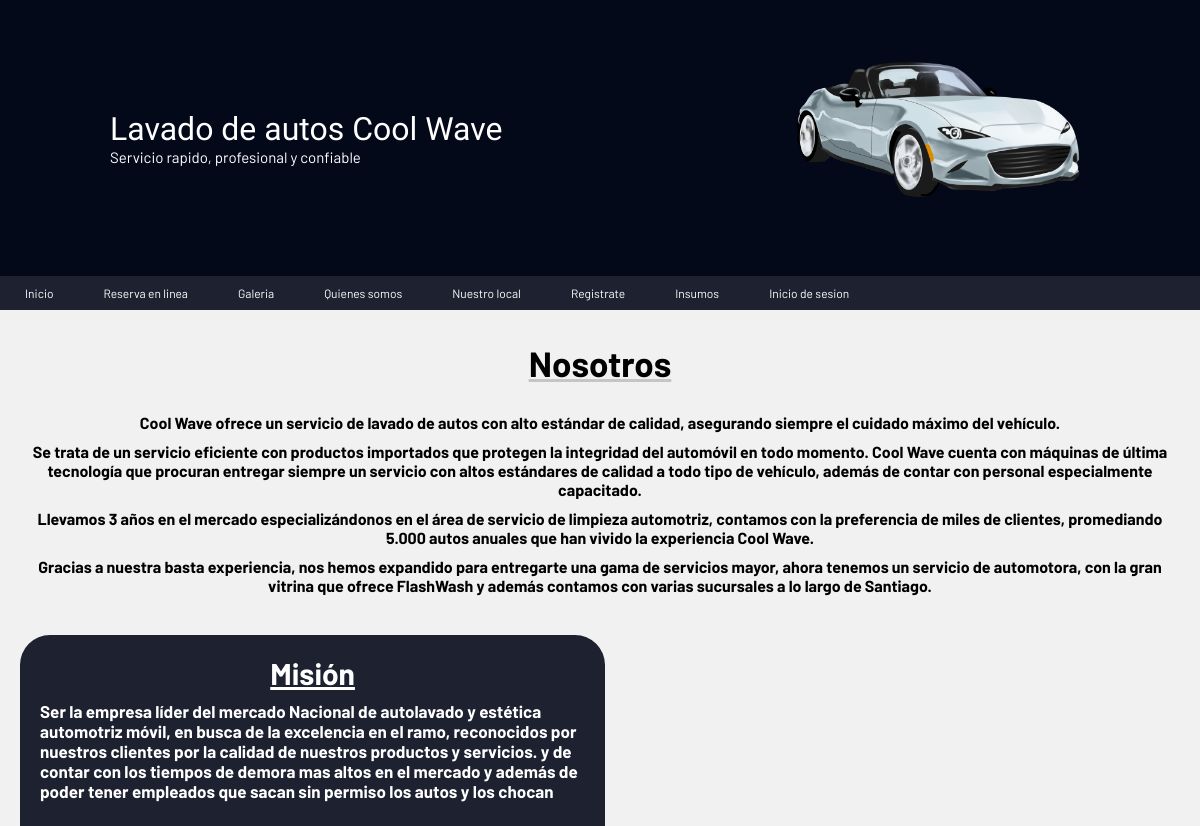
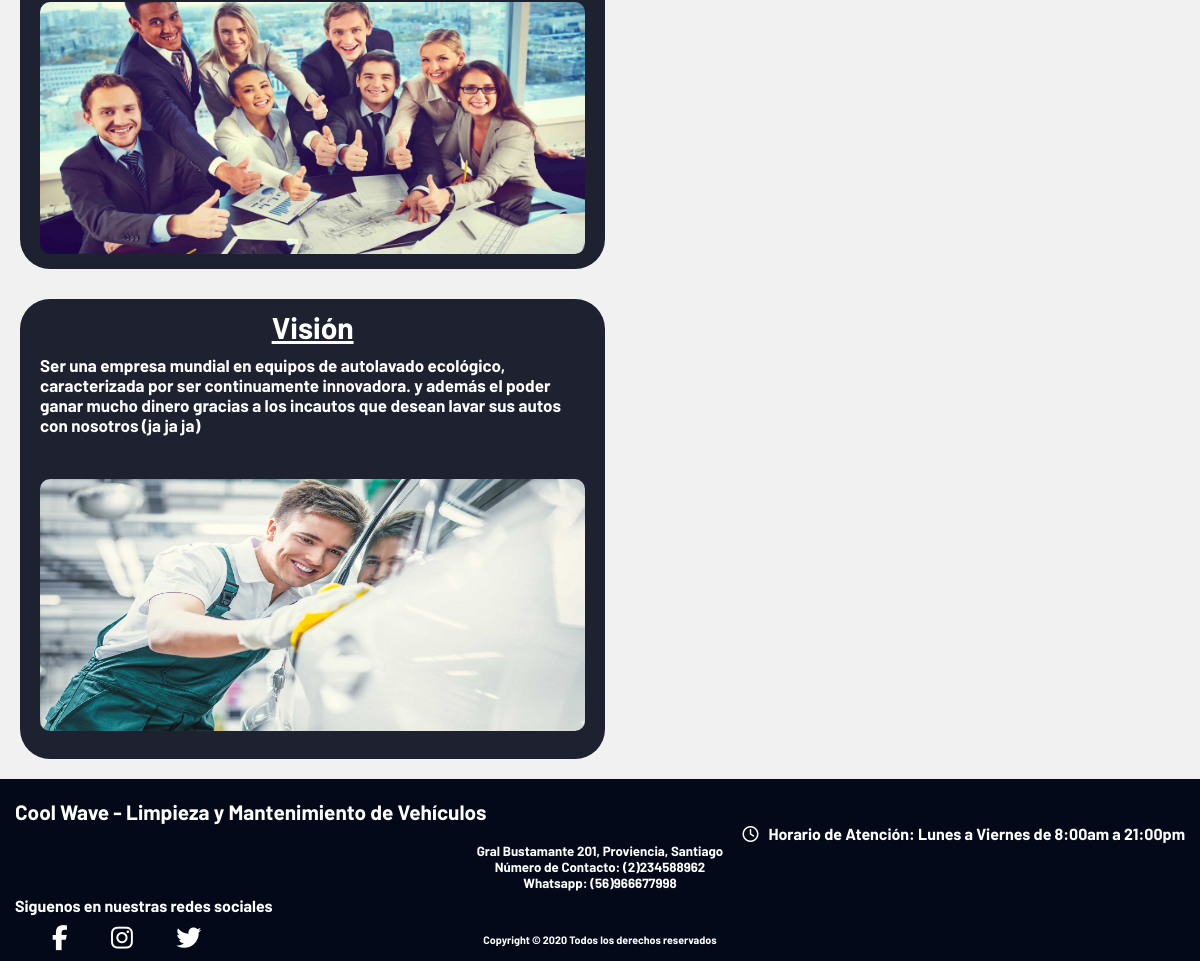
/quienes/, run on the app's committed database (2 pictures, top to bottom).
### myCar/models.py (models this page shows, shortened)
class MisionyVision(models.Model):
    ident = models.CharField(max_length=15,primary_key=True)
    mision = models.TextField()
    vision = models.TextField()

### myCar/views.py (the view)
# urls.py: path('quienes/',quien,name='QUIEN'),
def quien(request):
    myv= MisionyVision.objects.all()
    return render(request,'quienes.html',{'myv':myv})

### myCar/templates/quienes.html
{% extends "base.html" %}
{% load static %}
{% block estilos %}
<link rel="stylesheet" href="{% static 'estilo/estilo_quie_somos.css' %}">
{% endblock estilos %}
{% block contenido %}
    <div class="contenido">
        <div class="informacion">
            <h2>Nosotros</h2>
            <h4>Cool Wave ofrece un servicio de lavado de autos con alto estándar de calidad, asegurando siempre el cuidado máximo del vehículo.</h4>
            <h4>Se trata de un servicio eficiente con productos importados que protegen la integridad del automóvil en todo momento. Cool Wave cuenta con máquinas de última tecnología que procuran entregar siempre un servicio con altos estándares de calidad a todo tipo de vehículo, además de contar con personal especialmente capacitado.</h4>
            <h4>Llevamos 3 años en el mercado especializándonos en el área de servicio de limpieza automotriz, contamos con la preferencia de miles de clientes, promediando 5.000 autos anuales que han vivido la experiencia Cool Wave.</h4>
            <h4>Gracias a nuestra basta experiencia, nos hemos expandido para entregarte una gama de servicios mayor, ahora tenemos un servicio de automotora, con la gran vitrina que ofrece FlashWash y además contamos con varias sucursales a lo largo de Santiago.</h4>
        </div>
        {% for item in myv %}
        <div class="mision">
            <h2>Misión</h2>
            <h4>{{item.mision}}</h4>
            <img src="{% static 'img/vision y mision/mision.jpg' %}" alt="">
        </div>
        <div class="vision">
            <h2>Visión</h2>
            <h4>{{item.vision}}</h4>
            <img src="{% static 'img/vision y mision/vision.jpg' %}" alt="">
        </div>
        {% endfor %}
    </div>
 {% endblock contenido %}

### myCar/templates/base.html (shortened to what this page needs)
{% load static %}
<!DOCTYPE html>
<html lang="es">
<head>
    {% block estilos %}
    {% endblock estilos %}
    <link rel="stylesheet" href="fontawesome-free-5.14.0-web/css/all.css">
</head>
<body>
    <div class="subtitulo">
        <div class="titulo">
            <a href="index.html">Lavado de autos Cool Wave</a>
            <img src="{% static 'img/—Pngtree—light blue luxury fashion sports_4484917.png' %}" alt="">
        </div>
        <p>Servicio rapido, profesional y confiable</p>
    </div>
    <div class="navbar">
        <a href="{% url 'INDEX' %}">Inicio</a>
        <a href="">Reserva en linea</a>
        <a href="{% url 'GALE' %}">Galeria</a>
        <a href="{% url 'QUIEN' %}">Quienes somos</a>
        <a href="">Nuestro local</a>
        <a href="{% url 'REGISTRO' %}">Registrate</a>
        <a href="{% url 'INSUMOS' %}">Insumos</a>
        {% if user.is_authenticated %}
            <a href="">Bienvenido {{user.first_name}} {{user.last_name}}</a>
            <a href="{% url 'LOGOUT' %}">Cerrar sesion</a>
        {% else %}
            <a href="{% url 'LOGIN' %}">Inicio de sesion</a>
        {% endif %}
    </div>
    {% block contenido %}
    {% endblock contenido %}
    <div>
      <div class="footer">
        <h3>Cool Wave - Limpieza y Mantenimiento de Vehículos</h3>
        <h4><i class="far fa-clock"></i>Horario de Atención: Lunes a Viernes de 8:00am a 21:00pm</h4>
        <h5>Gral Bustamante 201, Proviencia, Santiago</h5>
        <h5>Número de Contacto: (2)234588962</h5>
        <h5>Whatsapp: (56)966677998</h5>
        <h2>Siguenos en nuestras redes sociales</h2>
        <h1><a class="icon" href="#"><span class="fab fa-facebook-f"></span></a>
        <a class="icon" href="#"><span class="fab fa-instagram"></span></a>
        <a class="icon" href="#"><span class="fab fa-twitter"></span></a>
        <h6>Copyright © 2020 Todos los derechos reservados</h6>
      </div>
    </div>
</body>
</html>

### myCar/static/estilo/estilo_quie_somos.css (style rules this page uses)
* { margin: 0; padding: 0; }
.titulo a { text-decoration: none; color: white; font-size: 50px; font-family: 'Courgette', cursive; }
.titulo img { float: right; width: 300px; height: 300px; margin-top: -180px; }
.subtitulo { text-align: left; padding: 110px; background-color: rgb(4, 9, 26); color: white; text-decoration: none; font-family: 'Barlow', sans-serif; font-size: 20px; }
.navbar { background-color: rgb(29, 33, 48); display: flex; font-family: 'Barlow', sans-serif; }
.navbar a { color: white; padding: 10px 40px; text-decoration: none; text-align: center; font-family: 'Barlow', sans-serif; }
.contenido { background-color: rgb(241, 241, 241); display: flex; flex-wrap: wrap; padding: 20px; }
.informacion { font-family: 'Barlow', sans-serif; }
.informacion h2 { text-align: center; text-decoration: underline rgb(197, 197, 197); height: 60px; font-size: 35px; padding: 1%; }
.informacion h4 { text-align: center; margin-bottom: 10px; font-size: auto; }
.mision { padding: 20px; float: left; font-family: 'Barlow', sans-serif; color: white; background-color: rgb(29, 33, 48); width: 47%; height: 420px; border-radius: 30px; margin-top: 30px; }
.mision img { margin-top: 27px; width: 100%; height: 60%; border-radius: 10px; }
.mision h2 { text-align: center; font-size: 30px; text-decoration: underline; }
.mision h4 { margin-top: 10px; font-size: 17px; }
.vision { padding: 20px; float: right; font-family: 'Barlow', sans-serif; color: white; background-color: rgb(29, 33, 48); width: 47%; height: 420px; border-radius: 30px; margin-top: 30px; }
.vision h2 { font-size: 30px; margin-top: -10px; text-align: center; text-decoration: underline; }
.vision img { margin-top: 44px; width: 100%; height: 60%; border-radius: 10px; }
.vision h4 { margin-top: 10px; font-size: 17px; }
.footer { padding: 15px; background-color: rgb(4, 9, 26); font-family: 'Barlow', sans-serif; color: white; }
.icon { text-align: left; color: white; margin-left: 37px; font-size: 25px; }
.footer h2 { margin-top: 5px; font-size: 16px; }
.footer h3 { margin-top: 5px; font-size: 130%; }
.footer h4 { text-align: right; }
.footer h5 { color: white; text-align-last: center }
.footer h6 { text-align: center; margin-top: -20px; }
.fa-clock { margin-right: 10px; color: white; }
@media screen and (max-width:1670px) { * { margin: 0; padding: 0; } }
@media screen and (max-width:1670px) { .titulo a { text-decoration: none; color: white; font-size: 44px; font-family: 'Courgette', cursive; } }
@media screen and (max-width:1670px) { .titulo img { float: right; width: 300px; height: 300px; margin-top: -160px; } }
@media screen and (max-width:1670px) { .subtitulo { text-align: left; background-color: rgb(4, 9, 26); color: white; text-decoration: none; font-family: 'Barlow', sans-serif; font-size: 18px; } }
@media screen and (max-width:1220px) { * { margin: 0; padding: 0; } }
@media screen and (max-width:1220px) { .titulo a { text-decoration: none; color: white; font-size: 40px; font-family: 'Courgette', cursive; } }
@media screen and (max-width:1220px) { .titulo img { float: right; width: 300px; height: 300px; margin-top: -120px; } }
@media screen and (max-width:1220px) { .subtitulo { text-align: left; background-color: rgb(4, 9, 26); color: white; text-decoration: none; font-family: 'Barlow', sans-serif; font-size: 18px; } }
@media screen and (max-width:1230px) { * { margin: 0; padding: 0; } }
@media screen and (max-width:1230px) { .titulo a { text-decoration: none; color: white; font-size: 32px; font-family: 'Courgette', cursive; } }
@media screen and (max-width:1230px) { .titulo img { float: right; width: 300px; height: 300px; margin-top: -170px; } }
@media screen and (max-width:1230px) { .subtitulo { text-align: left; background-color: rgb(4, 9, 26); color: white; text-decoration: none; font-family: 'Barlow', sans-serif; font-size: 15px; } }
@media screen and (max-width:1230px) { .navbar a { color: white; padding: 10px 25px; text-decoration: none; text-align: center; font-family: 'Barlow', sans-serif; font-size: 12px; } }

### data on the page
MisionyVision: mision "Ser la empresa líder del mercado Nacional de autolavado y estética automotriz móvil, en busca de la excelencia en el ramo, reconocidos por nuestros clientes por la calidad de nuestros productos y servicios. y de contar con los tiempos de demora mas altos en el mercado y además de poder tener empleados que sacan sin permiso los autos y los chocan", vision "Ser una empresa mundial en equipos de autolavado ecológico, caracterizada por ser continuamente innovadora. y además el poder ganar mucho dinero gracias a los incautos que desean lavar sus autos con nosotros (ja ja ja)"
